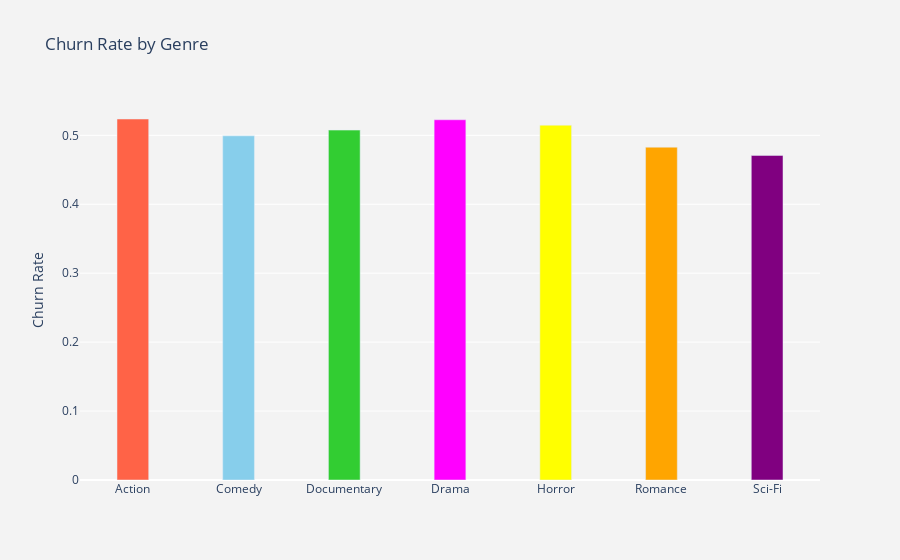

The cell this chart's notebook holds for it:
### Code cell
plot_by_payment_hist = df.groupby('favorite_genre').churned.mean().reset_index()
plot_data = [
    go.Bar(
        x=plot_by_payment_hist['favorite_genre'],
        y=plot_by_payment_hist['churned'],
        width=[0.3, 0.3, 0.3, 0.3, 0.3, 0.3, 0.3],
        marker=dict(
            color=['tomato', 'skyblue', 'limegreen',  'magenta',
    'yellow', 'orange',
    'purple']
        )
    )
]
plot_layout=go.Layout(
    xaxis={"type": "category"},
    yaxis={"title": "Churn Rate"},
    title='Churn Rate by Genre',
    plot_bgcolor='rgb(243,243,243)',
    paper_bgcolor='rgb(243,243,243)',
)
fig = go.Figure(data=plot_data, layout=plot_layout)
po.iplot(fig)

### Figure 1 — Plotly figure (JSON) as saved in the notebook; plotly's stock layout.template omitted (floating-point values rounded to 4 significant figures)
{"data": [{"marker": {"color": ["tomato", "skyblue", "limegreen", "magenta", "yellow", "orange", "purple"]}, "type": "bar", "width": [0.3, 0.3, 0.3, 0.3, 0.3, 0.3, 0.3], "x": ["Action", "Comedy", "Documentary", "Drama", "Horror", "Romance", "Sci-Fi"], "y": [0.5237, 0.4993, 0.5075, 0.5226, 0.5147, 0.4828, 0.4708]}], "layout": {"paper_bgcolor": "rgb(243,243,243)", "plot_bgcolor": "rgb(243,243,243)", "title": {"text": "Churn Rate by Genre"}, "xaxis": {"type": "category"}, "yaxis": {"title": {"text": "Churn Rate"}}}}
